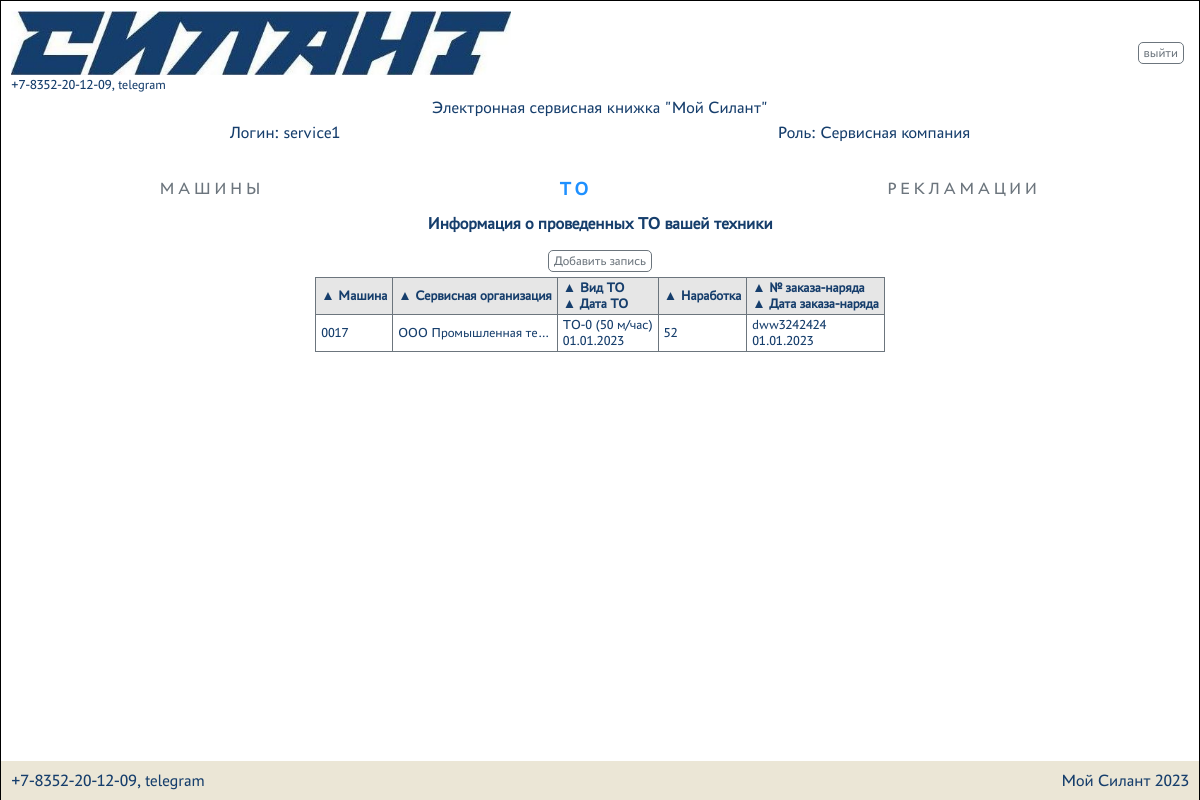
Screenshot of /maintenance (signed in) with the database file from the repository.
### silant/models.py (models this page shows, shortened)
class Maintenance(models.Model):
    car = models.ForeignKey(Car, on_delete=models.CASCADE, verbose_name='Машина')
    service_company = models.ForeignKey(Service_company, on_delete=models.CASCADE, verbose_name='Сервисная организация')
    type_maintenance = models.ForeignKey(Type_maintenance, on_delete=models.CASCADE, verbose_name='Вид ТО')
    maintenance_date = models.DateField(verbose_name='Дата проведения ТО')
    operating_time = models.IntegerField(verbose_name='Наработка мотто/часов')
    order = models.TextField(max_length=50, verbose_name='Номер заказа-наряда')
    order_date = models.DateField(verbose_name='Дата заказа-наряда')
    class Meta:
        verbose_name = 'ТО'
        verbose_name_plural = 'ТО'
        ordering = ['maintenance_date']

class Car(models.Model):
    factory_number = models.TextField(max_length=17, unique=True, db_index=True, verbose_name='Заводской номер')
    technique_model = models.ForeignKey(Technique_model, on_delete=models.CASCADE, db_index=True, verbose_name='Модель техники')
    engine_model = models.ForeignKey(Engine_model, on_delete=models.CASCADE, db_index=True, verbose_name='Модель двигателя')
    engine_number = models.TextField(max_length=17, verbose_name='Номер двигателя')
    transmission_model = models.ForeignKey(Transmission_model, on_delete=models.CASCADE, db_index=True, verbose_name='Модель трансмиссии')
    transmission_number = models.TextField(max_length=50, verbose_name='Номер трансмиссии')
    drive_axle_model = models.ForeignKey(Drive_axle_model, on_delete=models.CASCADE, db_index=True, verbose_name='Модель ведущего моста')
    drive_axle_number = models.TextField(max_length=50, verbose_name='Номер ведущего моста')
    steerable_axle_model = models.ForeignKey(Steerable_axle_model, on_delete=models.CASCADE, db_index=True, verbose_name='Модель управляемого моста')
    steerable_axle_number = models.TextField(max_length=50, verbose_name='Номер управляемого моста')
    supply_contract = models.TextField(max_length=50, blank=True, verbose_name='Договор поставки №, дата.')
    date_of_shipment_from_the_factory = models.DateField(db_index=True, verbose_name='Дата отгрузки с завода')
    consignee = models.TextField(max_length=50, blank=True, verbose_name='Грузополучатель')
    delivery_address = models.TextField(max_length=150, blank=True, verbose_name='Адрес поставки (эксплуатации)')
    equipment = models.TextField(max_length=150, blank=True, verbose_name='Комплектация (доп. опции)')
    client = models.ForeignKey(User, on_delete=models.CASCADE, null=True, blank=True, verbose_name='Клиент')
    service_company = models.ForeignKey(Service_company, null=True, on_delete=models.CASCADE, blank=True, verbose_name='Сервисная организация')
    def __str__(self):
        return f'{self.factory_number}'
    class Meta:
        verbose_name = 'Машины'
        verbose_name_plural = 'Машины'
        ordering = ['date_of_shipment_from_the_factory']

class Service_company(models.Model):
    user = models.OneToOneField(User, on_delete=models.CASCADE, verbose_name='Имя пользователя')
    name = models.TextField(unique=True, verbose_name='Название')
    description = models.TextField(blank=True, verbose_name='Описание')
    def __str__(self):
        return f'{self.name}'
    class Meta:
        verbose_name = 'Сервисные компании'
        verbose_name_plural = 'Сервисные компании'

class Type_maintenance(models.Model):
    name = models.TextField(verbose_name='Название')
    description = models.TextField(blank=True, verbose_name='Описание')
    def __str__(self):
        return f'{self.name}'
    class Meta:
        verbose_name = 'Вид ТО'
        verbose_name_plural = 'Вид ТО'

### silant/views.py (the view)
# urls.py: path('maintenance', MaintenanceList.as_view(), name='maintenance'),
class MaintenanceList(PermissionRequiredMixin, ListView):
    permission_required = 'silant.view_maintenance'
    model = Maintenance
    template_name = 'maintenance.html'
    context_object_name = 'maintenances'
    def get_context_data(self, *args, **kwargs):
        context = super().get_context_data(*args, **kwargs)
        order_by = self.request.GET.get('order_by', 'maintenance_date')
        if order_by in ['car', 'service_company', 'type_maintenance']:
            order_by = order_by+"__name"
        if self.request.user.groups.filter(name='admin').exists() or self.request.user.groups.filter(name='manager').exists():
            context['maintenances'] = Maintenance.objects.all().order_by(order_by)
        elif self.request.user.groups.filter(name='service').exists():
            context['maintenances'] = Maintenance.objects.filter(service_company__user=self.request.user).order_by(order_by)
        elif self.request.user.groups.filter(name='client').exists():
            context['maintenances'] = Maintenance.objects.filter(client=self.request.user.id).order_by(order_by)
        else:
            context['maintenances'] = []
        return context

### silant/templatetags/auth_extras.py (called while the page is built)
@register.filter(name='has_group')
def has_group(user, group_name):
    group = Group.objects.get(name=group_name)
    return True if group in user.groups.all() else False

### silant/templates/maintenance.html (shortened to what this page needs)
{% extends 'default.html' %}
{% load auth_extras %}
{% block content %}
    <div class="div_full_horizontal_content_space_around">
        <a class="button_menu " href="{% url 'info' %}" role="button">Машины</a>
        <a class="button_menu active" href="{% url 'maintenance' %}" role="button">ТО</a>
        <a class="button_menu" href="{% url 'complaints' %}" role="button">Рекламации</a>
    </div>
    {% if maintenances %}
        <h4 class="center">Информация о проведенных ТО вашей техники</h4>
    {% endif %}
    <div class="center">
        {% if maintenances %}
            <a class="button slim" href="{% url 'create_maintenance' %}" role="button">Добавить запись</a>
        {% endif %}
    </div>
    {% if maintenances %}
        <table class="small_font">
        <tr>
            <th><a href="?order_by=car">&#9650; </a>Машина</th>
            <th><a href="?order_by=service_company">&#9650; </a>Сервисная организация</th>
            <th><a href="?order_by=type_maintenance">&#9650; </a>Вид ТО<br>
                <a href="?order_by=maintenance_date">&#9650; </a>Дата ТО</th>
            <th><a href="?order_by=operating_time">&#9650; </a>Наработка</th>
            <th><a href="?order_by=order">&#9650; </a>№ заказа-наряда<br>
                <a href="?order_by=order_date">&#9650; </a>Дата заказа-наряда</th>
        </tr>
        {% for maintenance in maintenances %}
            <tr onclick="window.location.href='/maintenance/{{ maintenance.id }}'; return false" class="table_tr">
                <td class="td_slim">{{ maintenance.car }}</td>
                <td class="td_slim">{{ maintenance.service_company }}</td>
                <td class="td_slim">{{ maintenance.type_maintenance }}<br>
                    {{ maintenance.maintenance_date|date:"d.m.Y" }}</td>
                <td class="td_slim">{{ maintenance.operating_time }}</td>
                <td class="td_slim">{{ maintenance.order }}<br>
                    {{ maintenance.order_date|date:"d.m.Y" }}</td>
            </tr>
        {% endfor %}
        </table>
    {% endif %}
{% endblock content %}

### silant/templates/fragments/username_group.html
{% load auth_extras %}
{% if user.is_authenticated %}
    <div class="div_full_horizontal_content_space_around">
        <div>Логин: {{ user.username }}</div>
        <div>
            Роль:
            {% if request.user|has_group:"client" %}
                Клиент
            {% elif request.user|has_group:"service" %}
                Сервисная компания
            {% elif request.user|has_group:"manager" %}
                Менеджер
            {% elif request.user|has_group:"admin" %}
                Администратор
            {% endif %}
        </div>
    </div>
{% else %}
        <div class="center"><p>Вы не авторизовались</p></div>
{% endif %}

### static/css/style.css (style rules this page uses)
:root { --silant_black: #163E6C; --silant_red: #D20A11; --silant_beige: #EBE6D6; --silant_grey: #6c757d; --silant_light_grey: #e6e6e6; --silant_cell_grey: #f3f3f3; }
* { margin: 0; padding: 0; }
html { font-family: "PT-Astra-Sans_Regular"; line-height: 1.5; -webkit-text-size-adjust: 100%; -ms-text-size-adjust: 100%; -moz-text-size-adjust: 100%; -ms-overflow-style: scrollbar; -webkit-tap-highlight-color: rgba(0, 0, 0, 0); }
body { height: 100%; font-weight: 400; line-height: 1.5; color: var(--silant_black); }
h1, h2, h3, h4, h5, h6 { margin-top: 0; margin-bottom: 0.5rem; }
a { text-decoration: none !important; }
table { border-bottom: 1px solid var(--silant_grey); border-top: 1px solid var(--silant_grey); border-collapse: collapse; text-align: left; border-spacing: 0; display: block; overflow-x: auto; max-width: fit-content; margin: auto; }
th { border-bottom: 1px solid var(--silant_grey); background-color: var(--silant_light_grey); padding: 2px 2px; white-space: nowrap; }
table a { text-decoration: none; color: var(--silant_black); }
th,td { padding: 2px 5px; border-right: 1px solid var(--silant_grey); border-left: 1px solid var(--silant_grey); }
.td_slim { max-width: 100px; overflow: hidden; text-overflow: ellipsis; white-space: nowrap; cursor: pointer; }
tr:nth-child(odd) { background: var(--silant_cell_grey); }
.small_font { font-size: 0.8em; }
.center { display: -webkit-flex; display: flex; justify-content: center; text-align: center; }
.button { border: 1px solid var(--silant_grey); display: inline-block; text-decoration: none; border-radius: 5px; color: var(--silant_grey); background: transparent; cursor: pointer; }
.button.slim { padding: 0 5px; margin: 5px; }
.button_menu { color: var(--silant_grey); font-weight: 400; display: inline-block; text-decoration: none; text-transform: uppercase; letter-spacing: .2rem; border: none; padding: 10px 15px; border-radius: 9px; transition: 0.2s; }
.button_menu.active { color: #1e90ff; font-weight: 600; transform: scale(1.1); }
.div_full_horizontal_content_space_around { display: -webkit-flex; display: flex; justify-content: space-around; align-items: center; }

### static/css/mobile.css (style rules this page uses)
html { font-size: 15px; }
.button.slim { font-size: 11px; }

### static/css/760.css (style rules this page uses)
html { font-size: 17px; }
.button.slim { font-size: 13px; }

### static/css/360.css (style rules this page uses)
html { font-size: 15px; }
.button.slim { font-size: 11px; }

### static/css/1366.css (style rules this page uses)
html { font-size: 18px; }
.button.slim { font-size: 14px; }

### static/css/1536.css (style rules this page uses)
html { font-size: 19px; }
.button.slim { font-size: 15px; }

### rows the page displays
Maintenance: car "0017", service_company "ООО Промышленная те…", type_maintenance "ТО-0 (50 м/час)", maintenance_date "01.01.2023", operating_time "52", order "dww3242424", order_date "01.01.2023"

### other values shown
{{ user.username }} "service1"
